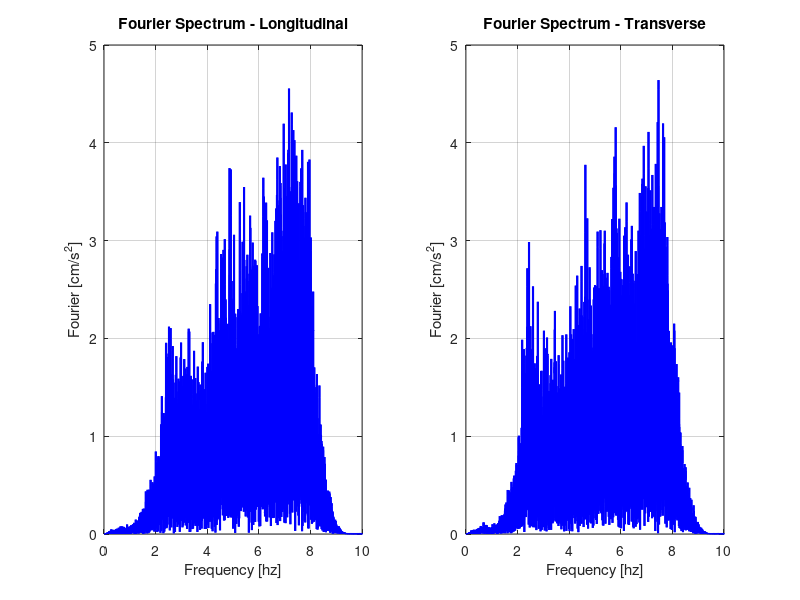
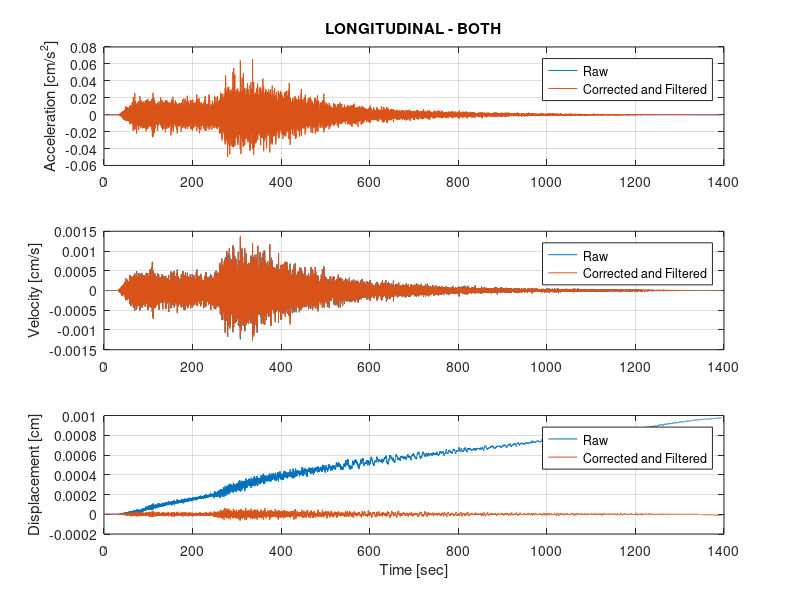
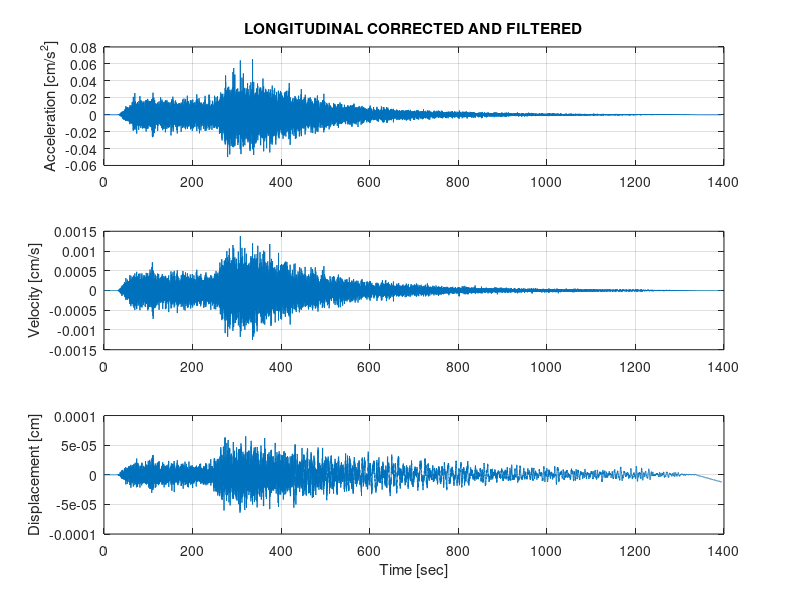
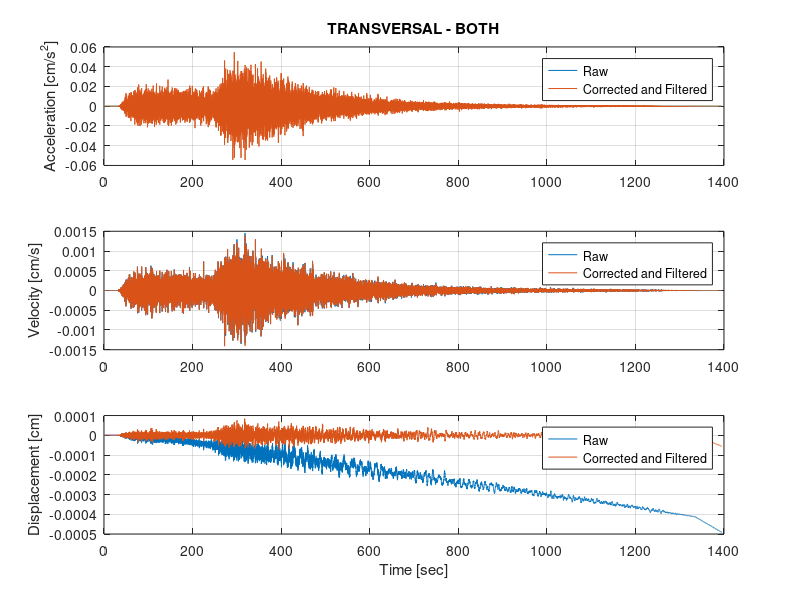

Source code (MATLAB) for these figures, in order: (Note: this script raises an error after producing the figures.)
clear; clc; close all;

%% ----- For 2 Seismic Records -----
% THIS FILE TAKES THE RAW ACCELERATION DATA TO GET THE CORRECTED AND
% FILTERED RECORD CONSIDERING THE FOLLOWING STEPS:
%  INCLUDE ANALYSIS WITH ARIAS INTENSITY

% 1- Take the record
% 2- Baseline correction over the accelerations with different polynomial
% expression according the needs.
% 3- Filtering the signal and get the corrected and filtered acceleration
% 4- Get the velocity and displacements by the integration of the previous
% file
% 5- Get the PSA for the original RAW data and the corrected and filtered acceleration

%% ---- INITIALISATION ----

% RAW DATA 
% ACCELERATION

fid = fopen('MA1.txt', 'r');
a = fscanf(fid, '%g %g', [4 inf]);
a = a';

% LONGITUDINAL COMPONENT
time = a(:,1); % s
xacc_1 = a(:,2); % cm/s2

% TRANSVERSAL COMPONENT
xacc_2 = a(:,4); % cm/s2

% TIME STEP OF THE RECORDS
dt = 0.05;

%% ---- FOURIER ANALYSIS ----
 
% Fourier Spectrum response
 
FFT_x1 = abs(fft(xacc_1));
FFT_x2 = abs(fft(xacc_2));

ff = 0:(20/(length(xacc_1)-1)):20;
ff = ff';
 
figure(3);
 
h(1) = subplot(1,2,1);plot(ff(1:0.5*length(ff)),FFT_x1(1:0.5*length(ff)),'b','LineWidth',1.5);
    title('Fourier Spectrum - Longitudinal')
    ylabel('Fourier [cm/s^2]')
    xlabel('Frequency [hz]')
    set(gca,'linewidth',1)
    grid on;
    set(gca,'GridAlpha', 0.20);
    set(gca,'linewidth', 0.50);
    set(gca,'MinorGridLineStyle', '-');

    subplot(1,2,2);plot(ff(1:0.5*length(ff)),FFT_x2(1:0.5*length(ff)),'b','LineWidth',1.5);
    title('Fourier Spectrum - Transverse')
    ylabel('Fourier [cm/s^2]')
    xlabel('Frequency [hz]')
    set(gca,'linewidth',1)
    grid on;
    set(gca,'GridAlpha', 0.20);
    set(gca,'linewidth', 0.50);
    set(gca,'MinorGridLineStyle', '-');  

%% ---- PAD IMPLEMENTATION ----

n = 4; % order of Butterworth filtering
fc = 0.1; % cut-off frequency
Tz_pad = 1.5*n/fc;
time_pad = (0:dt:Tz_pad-dt)'+ time(end);
time = [time;time_pad];

pad = zeros(length(time_pad)/2,1);
xacc_1 = [pad;xacc_1;pad];
xacc_2 = [pad;xacc_2;pad];

% Tapering before end pad
taper = tukeywin(length(ff),0.25); % adjust tapering degree
taper = [pad;taper;pad];
taper(1:length(taper)/2) = 1;

xacc_1 = xacc_1.*taper;
xacc_2 = xacc_2.*taper;

xacc_1_g = xacc_1/980;
xacc_2_g = xacc_2/980;

%% ---- VELOCITY AND DISPLACEMENT ----

% VELOCITY
vel_1 = cumtrapz(time,xacc_1);
vel_2 = cumtrapz(time,xacc_2);

% DISPLACEMENT
disp_1 = cumtrapz(time,vel_1);
disp_2 = cumtrapz(time,vel_2);

% ---- COMPARISON ORIGINAL ----

% LONGITUDINAL
% figure('units','normalized','outerposition',[0 0 0.55 0.55])
% figure (1);
% subplot(3,1,1),plot(time,xacc_1_g)
%         axis([0 1300 -0.0001 0.0001])
%         title('LONGITUDINAL - RAW')
%         ylabel('Acceleration [g]')
% grid on;
% subplot(3,1,2),plot(time,vel_1)
%          axis([0 1300 -0.002 0.002])
%         ylabel('Velocity [cm/s]')
% grid on;
% subplot(3,1,3),plot(time,disp_1)
%         axis([0 1300 -0.0001 0.0006])
%         xlabel('Time [sec]')
%         ylabel('Displacement [cm]')
% grid on;

% TRANSVERSAL
% figure('units','normalized','outerposition',[0 0 0.55 0.55])
% figure (2);
% subplot(3,1,1),plot(time,xacc_2_g)
%         axis([0 1300 -0.0001 0.0001])
%         title('TRANSVERSAL - RAW')
%         ylabel('Acceleration [g]')
% grid on;
% subplot(3,1,2),plot(time,vel_2)
%         axis([0 1300 -0.002 0.002])
%         ylabel('Velocity [cm/s]')
% grid on;
% subplot(3,1,3),plot(time,disp_2)
%         axis([0 1300 -0.0006 0.0001])
%         xlabel('Time [sec]')
%         ylabel('Displacement [cm]')
% grid on;

%% ---- ARIAS INTENSITY ----

xacc_1_m = xacc_1_g*(9.8);
xacc_1_m2= xacc_1_m.*xacc_1_m;
Arias_1 = pi/(2*9.8)*cumtrapz(time,xacc_1_m2);

Arias_1_100 = max(Arias_1);
Arias_11= Arias_1/Arias_1_100;

xacc_2_m = xacc_2_g*(9.8);
xacc_2_m2= xacc_2_m.*xacc_2_m;
Arias_2 = pi/(2*9.8)*cumtrapz(time,xacc_2_m2);

Arias_2_100 = max(Arias_2);
Arias_22= Arias_2/Arias_2_100;

tt1= [12 12];
IA1= [-5 105];

tt2= [150 150];
IA2= [-5 105];

tt3= [44 44];
IA3= [-5 105];

tt4= [138 138];
IA4= [-5 105];

tt5= [50 50];
IA5= [-5 105];

tt6= [140 140];
IA6= [-5 105];

if Arias_1_100 > Arias_2_100
    disp(Arias_1_100*100);
    disp('1')
else
    disp(Arias_2_100*100);
    disp('2')
end


%% ---- BASELINE CORRECTION ----

% LONGITUDINAL
n1 = 2;
p_1 = polyfit(time,xacc_1,n1);
accpoleval_1 = polyval(p_1,time);
acc_corr_1 = xacc_1-accpoleval_1;

% TRANSVERSAL
n2 = 2;
p_2 = polyfit(time,xacc_2,n2);
accpoleval_2 = polyval(p_2,time);
acc_corr_2 = xacc_2-accpoleval_2;

%% ---- FILTERING ----

fs       = 1.0/dt;
fcutlow  = 0.1;   % low cut frequency in Hz
fcuthigh = 9.999;    % high cut frequency in Hz
order    = 4;

[b,a] = butter(order,[fcutlow,fcuthigh]/(fs/2),'bandpass'); % Butterworth filter

% LONGITUDINAL
acc_corr_1_fil = filter(b,a,acc_corr_1);
%acc_corr_1_fil = filter(b,a,acc_corr_1_fil);
acc_corr_1_fil_g = acc_corr_1_fil*(1/980);

% TRANSVERSAL
acc_corr_2_fil = filter(b,a,acc_corr_2);
%acc_corr_2_fil = filter(b,a,acc_corr_2_fil);
acc_corr_2_fil_g = acc_corr_2_fil*(1/980);

%% ---- integrate to get vel ----
% LONGITUDINAL
vel_corr_1 = cumtrapz(time,acc_corr_1_fil);

% TRANSVERSAL
vel_corr_2 = cumtrapz(time,acc_corr_2_fil);

%% ---- integrate to get disp ----
% LONGITUDINAL
disp_corr_1 = cumtrapz(time,vel_corr_1);

% TRANSVERSAL
disp_corr_2 = cumtrapz(time,vel_corr_2);

%% ---- FINAL PLOTS ----

% LONGITUDINAL
% ---- COMPARISON ORIGINAL AND CORRECTED AND FILTERED ----

figure(5);
subplot(3,1,1),plot(time,xacc_1_g,time,acc_corr_1_fil)
        title('LONGITUDINAL - BOTH')
        legend('Raw','Corrected and Filtered')
        ylabel('Acceleration [cm/s^2]')
grid on;
subplot(3,1,2),plot(time,vel_1,time,vel_corr_1)
        legend('Raw','Corrected and Filtered')
        ylabel('Velocity [cm/s]')
grid on;
subplot(3,1,3),plot(time,disp_1,time,disp_corr_1)
        legend('Raw','Corrected and Filtered')
        xlabel('Time [sec]')
        ylabel('Displacement [cm]')
grid on;

% ---- CORRECTED AND FILTERED PLOTS ----
figure(6);
subplot(3,1,1),plot(time,acc_corr_1_fil)
        title('LONGITUDINAL CORRECTED AND FILTERED')
        ylabel('Acceleration [cm/s^2]')
grid on;
subplot(3,1,2),plot(time,vel_corr_1)
        ylabel('Velocity [cm/s]')
grid on;
subplot(3,1,3),plot(time,disp_corr_1)
        xlabel('Time [sec]')
        ylabel('Displacement [cm]')
grid on;


% TRANSVERSAL
% ---- COMPARISON ORIGINAL AND CORRECTED AND FILTERED ----

figure(7);
subplot(3,1,1),plot(time,xacc_2_g,time,acc_corr_2_fil)
        title('TRANSVERSAL - BOTH')
        legend('Raw','Corrected and Filtered')
        ylabel('Acceleration [cm/s^2]')
grid on;
subplot(3,1,2),plot(time,vel_2,time,vel_corr_2)
        legend('Raw','Corrected and Filtered')
        ylabel('Velocity [cm/s]')
grid on;
subplot(3,1,3),plot(time,disp_2,time,disp_corr_2)
        legend('Raw','Corrected and Filtered')
        xlabel('Time [sec]')
        ylabel('Displacement [cm]')
grid on;

% ---- CORRECTED AND FILTERED PLOTS ----
figure(8);
subplot(3,1,1),plot(time,acc_corr_2_fil)
        title('TRANSVERSAL CORRECTED AND FILTERED')
        ylabel('Acceleration [cm/s^2]')
grid on;
subplot(3,1,2),plot(time,vel_corr_2)
        ylabel('Velocity [cm/s]')
grid on;
subplot(3,1,3),plot(time,disp_corr_2)
        xlabel('Time [sec]')
        ylabel('Displacement [cm]')
grid on;

% PLOTTING SPECTRA
%

damping = 5/100;
%period = [0.01; 0.02; 0.03; 0.04; 0.05; 0.06; 0.075; 0.1; 0.15; 0.2; 0.25; 0.3; 0.4; 0.5; 0.75; 1; 1.5; 2; 3; 4; 5; 7.5; 10];

period2= logspace(-2,1,500);
period22 = transpose(period2);


% *****  VERY IMPORTANT *****
% dt related to the input motion
dt=0.05;

% LONGITUDINAL
[sa_xacc_1] = responseSpectrum(dt,xacc_1,period22,damping);
[sa_acc_corr_1_fil] = responseSpectrum(dt,acc_corr_1_fil,period22,damping);

figure(9);
plot(period2,sa_xacc_1,period2,sa_acc_corr_1_fil);
    set(gca,'xscale','log')
    title('PSA - LONGITUDINAL')
    legend('Raw','Corrected and Filtered')
    xlabel('Period, T [sec]')
    ylabel('PSA [cm/s^2]')
    grid on;

% TRANSVERSAL
[sa_xacc_2] = responseSpectrum(dt,xacc_2,period22,damping);
[sa_acc_corr_2_fil] = responseSpectrum(dt,acc_corr_2_fil,period22,damping);

figure(10);
plot(period2,sa_xacc_2,period2,sa_acc_corr_2_fil);
    set(gca,'xscale','log')
    title('PSA - TRANSVERSAL')
    legend('Raw','Corrected and Filtered')
    xlabel('Period, T [sec]')
    ylabel('PSA [cm/s^2]')
    grid on;

%% ---- OUTPUT ----

% Acceleration Time Histories
acc_time_history = zeros(length(acc_corr_1_fil),3);
acc_time_history(:,1) = time; % s
acc_time_history(:,2) = acc_corr_1_fil; % cm/s2
acc_time_history(:,3) = acc_corr_2_fil; % cm/s2

% PSA
response_spectra = zeros(length(sa_acc_corr_1_fil),3);
response_spectra(:,1) = period2; % s
response_spectra(:,2) = sa_acc_corr_1_fil; % cm/s2
response_spectra(:,3) = sa_acc_corr_2_fil; % cm/s2

% Fourier Spectra
fourier_spectra = zeros(ceil(0.5*length(ff)),3);
fourier_spectra(:,1) = ff(1:ceil(0.5*length(ff)));
fourier_spectra(:,2) = FFT_x1(1:ceil(0.5*length(ff)));
fourier_spectra(:,3) = FFT_x2(1:ceil(0.5*length(ff)));

writematrix(acc_time_history,"Acc Time History.txt","Delimiter","tab");
writematrix(response_spectra,"Response Spectra.txt","Delimiter","tab");
writematrix(fourier_spectra,"Fourier Spectra.txt","Delimiter","tab");

close all

%% Arias Intensity Plot

figure;
plot(time,Arias_22)